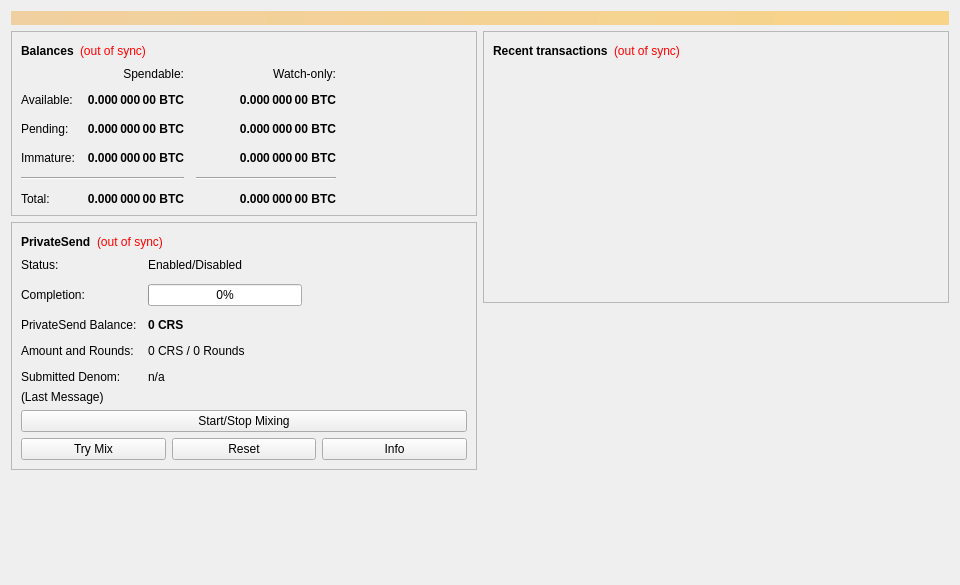
<?xml version="1.0" encoding="UTF-8"?>
<ui version="4.0">
 <class>OverviewPage</class>
 <widget class="QWidget" name="OverviewPage">
  <property name="geometry">
   <rect>
    <x>0</x>
    <y>0</y>
    <width>960</width>
    <height>585</height>
   </rect>
  </property>
  <property name="minimumSize">
   <size>
    <width>960</width>
    <height>0</height>
   </size>
  </property>
  <property name="windowTitle">
   <string>Form</string>
  </property>
  <layout class="QVBoxLayout" name="topLayout">
   <item>
    <widget class="QLabel" name="labelAlerts">
     <property name="visible">
      <bool>false</bool>
     </property>
     <property name="styleSheet">
      <string notr="true">QLabel { background-color: qlineargradient(x1: 0, y1: 0, x2: 1, y2: 0, stop:0 #F0D0A0, stop:1 #F8D488); color:#000000; }</string>
     </property>
     <property name="wordWrap">
      <bool>true</bool>
     </property>
     <property name="margin">
      <number>3</number>
     </property>
     <property name="textInteractionFlags">
      <set>Qt::TextSelectableByMouse</set>
     </property>
    </widget>
   </item>
   <item>
    <layout class="QHBoxLayout" name="horizontalLayout" stretch="1,1">
     <item>
      <layout class="QVBoxLayout" name="verticalLayout_2">
       <item>
        <widget class="QFrame" name="frame">
         <property name="frameShape">
          <enum>QFrame::StyledPanel</enum>
         </property>
         <property name="frameShadow">
          <enum>QFrame::Raised</enum>
         </property>
         <layout class="QVBoxLayout" name="verticalLayout_4">
          <item>
           <layout class="QHBoxLayout" name="horizontalLayout_4">
            <item>
             <widget class="QLabel" name="label_5">
              <property name="font">
               <font>
                <weight>75</weight>
                <bold>true</bold>
               </font>
              </property>
              <property name="text">
               <string>Balances</string>
              </property>
             </widget>
            </item>
            <item>
             <widget class="QLabel" name="labelWalletStatus">
              <property name="toolTip">
               <string>The displayed information may be out of date. Your wallet automatically synchronizes with the Criptoreal network after a connection is established, but this process has not completed yet.</string>
              </property>
              <property name="styleSheet">
               <string notr="true">QLabel { color: red; }</string>
              </property>
              <property name="text">
               <string notr="true">(out of sync)</string>
              </property>
              <property name="alignment">
               <set>Qt::AlignLeading|Qt::AlignLeft|Qt::AlignVCenter</set>
              </property>
             </widget>
            </item>
            <item>
             <spacer name="horizontalSpacer_3">
              <property name="orientation">
               <enum>Qt::Horizontal</enum>
              </property>
              <property name="sizeHint" stdset="0">
               <size>
                <width>40</width>
                <height>20</height>
               </size>
              </property>
             </spacer>
            </item>
           </layout>
          </item>
          <item>
           <layout class="QGridLayout" name="gridLayout">
            <property name="spacing">
             <number>12</number>
            </property>
            <item row="2" column="2">
             <widget class="QLabel" name="labelWatchPending">
              <property name="font">
               <font>
                <weight>75</weight>
                <bold>true</bold>
               </font>
              </property>
              <property name="cursor">
               <cursorShape>IBeamCursor</cursorShape>
              </property>
              <property name="toolTip">
               <string>Unconfirmed transactions to watch-only addresses</string>
              </property>
              <property name="text">
               <string notr="true">0.000 000 00 BTC</string>
              </property>
              <property name="alignment">
               <set>Qt::AlignRight|Qt::AlignTrailing|Qt::AlignVCenter</set>
              </property>
              <property name="textInteractionFlags">
               <set>Qt::LinksAccessibleByMouse|Qt::TextSelectableByKeyboard|Qt::TextSelectableByMouse</set>
              </property>
             </widget>
            </item>
            <item row="2" column="1">
             <widget class="QLabel" name="labelUnconfirmed">
              <property name="font">
               <font>
                <weight>75</weight>
                <bold>true</bold>
               </font>
              </property>
              <property name="cursor">
               <cursorShape>IBeamCursor</cursorShape>
              </property>
              <property name="toolTip">
               <string>Total of transactions that have yet to be confirmed, and do not yet count toward the spendable balance</string>
              </property>
              <property name="text">
               <string notr="true">0.000 000 00 BTC</string>
              </property>
              <property name="alignment">
               <set>Qt::AlignRight|Qt::AlignTrailing|Qt::AlignVCenter</set>
              </property>
              <property name="textInteractionFlags">
               <set>Qt::LinksAccessibleByMouse|Qt::TextSelectableByKeyboard|Qt::TextSelectableByMouse</set>
              </property>
             </widget>
            </item>
            <item row="3" column="2">
             <widget class="QLabel" name="labelWatchImmature">
              <property name="font">
               <font>
                <weight>75</weight>
                <bold>true</bold>
               </font>
              </property>
              <property name="cursor">
               <cursorShape>IBeamCursor</cursorShape>
              </property>
              <property name="toolTip">
               <string>Mined balance in watch-only addresses that has not yet matured</string>
              </property>
              <property name="text">
               <string notr="true">0.000 000 00 BTC</string>
              </property>
              <property name="alignment">
               <set>Qt::AlignRight|Qt::AlignTrailing|Qt::AlignVCenter</set>
              </property>
              <property name="textInteractionFlags">
               <set>Qt::LinksAccessibleByMouse|Qt::TextSelectableByKeyboard|Qt::TextSelectableByMouse</set>
              </property>
             </widget>
            </item>
            <item row="4" column="0" colspan="2">
             <widget class="Line" name="lineSpendableBalance">
              <property name="orientation">
               <enum>Qt::Horizontal</enum>
              </property>
             </widget>
            </item>
            <item row="4" column="2">
             <widget class="Line" name="lineWatchBalance">
              <property name="sizePolicy">
               <sizepolicy hsizetype="Preferred" vsizetype="Fixed">
                <horstretch>0</horstretch>
                <verstretch>0</verstretch>
               </sizepolicy>
              </property>
              <property name="minimumSize">
               <size>
                <width>140</width>
                <height>0</height>
               </size>
              </property>
              <property name="orientation">
               <enum>Qt::Horizontal</enum>
              </property>
             </widget>
            </item>
            <item row="5" column="0">
             <widget class="QLabel" name="labelTotalText">
              <property name="text">
               <string>Total:</string>
              </property>
             </widget>
            </item>
            <item row="3" column="1">
             <widget class="QLabel" name="labelImmature">
              <property name="font">
               <font>
                <weight>75</weight>
                <bold>true</bold>
               </font>
              </property>
              <property name="cursor">
               <cursorShape>IBeamCursor</cursorShape>
              </property>
              <property name="toolTip">
               <string>Mined balance that has not yet matured</string>
              </property>
              <property name="text">
               <string notr="true">0.000 000 00 BTC</string>
              </property>
              <property name="alignment">
               <set>Qt::AlignRight|Qt::AlignTrailing|Qt::AlignVCenter</set>
              </property>
              <property name="textInteractionFlags">
               <set>Qt::LinksAccessibleByMouse|Qt::TextSelectableByKeyboard|Qt::TextSelectableByMouse</set>
              </property>
             </widget>
            </item>
            <item row="2" column="3">
             <spacer name="horizontalSpacer_2">
              <property name="orientation">
               <enum>Qt::Horizontal</enum>
              </property>
              <property name="sizeHint" stdset="0">
               <size>
                <width>40</width>
                <height>20</height>
               </size>
              </property>
             </spacer>
            </item>
            <item row="3" column="0">
             <widget class="QLabel" name="labelImmatureText">
              <property name="text">
               <string>Immature:</string>
              </property>
             </widget>
            </item>
            <item row="5" column="1">
             <widget class="QLabel" name="labelTotal">
              <property name="font">
               <font>
                <weight>75</weight>
                <bold>true</bold>
               </font>
              </property>
              <property name="cursor">
               <cursorShape>IBeamCursor</cursorShape>
              </property>
              <property name="toolTip">
               <string>Your current total balance</string>
              </property>
              <property name="text">
               <string notr="true">0.000 000 00 BTC</string>
              </property>
              <property name="alignment">
               <set>Qt::AlignRight|Qt::AlignTrailing|Qt::AlignVCenter</set>
              </property>
              <property name="textInteractionFlags">
               <set>Qt::LinksAccessibleByMouse|Qt::TextSelectableByKeyboard|Qt::TextSelectableByMouse</set>
              </property>
             </widget>
            </item>
            <item row="5" column="2">
             <widget class="QLabel" name="labelWatchTotal">
              <property name="font">
               <font>
                <weight>75</weight>
                <bold>true</bold>
               </font>
              </property>
              <property name="cursor">
               <cursorShape>IBeamCursor</cursorShape>
              </property>
              <property name="toolTip">
               <string>Current total balance in watch-only addresses</string>
              </property>
              <property name="text">
               <string notr="true">0.000 000 00 BTC</string>
              </property>
              <property name="alignment">
               <set>Qt::AlignRight|Qt::AlignTrailing|Qt::AlignVCenter</set>
              </property>
              <property name="textInteractionFlags">
               <set>Qt::LinksAccessibleByMouse|Qt::TextSelectableByKeyboard|Qt::TextSelectableByMouse</set>
              </property>
             </widget>
            </item>
            <item row="0" column="2">
             <widget class="QLabel" name="labelWatchonly">
              <property name="text">
               <string>Watch-only:</string>
              </property>
              <property name="alignment">
               <set>Qt::AlignRight|Qt::AlignTrailing|Qt::AlignVCenter</set>
              </property>
             </widget>
            </item>
            <item row="1" column="0">
             <widget class="QLabel" name="labelBalanceText">
              <property name="text">
               <string>Available:</string>
              </property>
             </widget>
            </item>
            <item row="1" column="1">
             <widget class="QLabel" name="labelBalance">
              <property name="font">
               <font>
                <weight>75</weight>
                <bold>true</bold>
               </font>
              </property>
              <property name="cursor">
               <cursorShape>IBeamCursor</cursorShape>
              </property>
              <property name="toolTip">
               <string>Your current spendable balance</string>
              </property>
              <property name="text">
               <string notr="true">0.000 000 00 BTC</string>
              </property>
              <property name="alignment">
               <set>Qt::AlignRight|Qt::AlignTrailing|Qt::AlignVCenter</set>
              </property>
              <property name="textInteractionFlags">
               <set>Qt::LinksAccessibleByMouse|Qt::TextSelectableByKeyboard|Qt::TextSelectableByMouse</set>
              </property>
             </widget>
            </item>
            <item row="1" column="2">
             <widget class="QLabel" name="labelWatchAvailable">
              <property name="font">
               <font>
                <weight>75</weight>
                <bold>true</bold>
               </font>
              </property>
              <property name="cursor">
               <cursorShape>IBeamCursor</cursorShape>
              </property>
              <property name="toolTip">
               <string>Your current balance in watch-only addresses</string>
              </property>
              <property name="text">
               <string notr="true">0.000 000 00 BTC</string>
              </property>
              <property name="alignment">
               <set>Qt::AlignRight|Qt::AlignTrailing|Qt::AlignVCenter</set>
              </property>
              <property name="textInteractionFlags">
               <set>Qt::LinksAccessibleByMouse|Qt::TextSelectableByKeyboard|Qt::TextSelectableByMouse</set>
              </property>
             </widget>
            </item>
            <item row="2" column="0">
             <widget class="QLabel" name="labelPendingText">
              <property name="text">
               <string>Pending:</string>
              </property>
             </widget>
            </item>
            <item row="0" column="1">
             <widget class="QLabel" name="labelSpendable">
              <property name="text">
               <string>Spendable:</string>
              </property>
              <property name="alignment">
               <set>Qt::AlignRight|Qt::AlignTrailing|Qt::AlignVCenter</set>
              </property>
             </widget>
            </item>
           </layout>
          </item>
         </layout>
        </widget>
       </item>
       <item>
        <widget class="QFrame" name="framePrivateSend">
         <property name="layoutDirection">
          <enum>Qt::LeftToRight</enum>
         </property>
         <property name="frameShape">
          <enum>QFrame::StyledPanel</enum>
         </property>
         <property name="frameShadow">
          <enum>QFrame::Raised</enum>
         </property>
         <layout class="QVBoxLayout" name="VerticalLayout_PS1">
          <item>
           <layout class="QHBoxLayout" name="horizontalLayout_5">
            <item>
             <widget class="QLabel" name="labelPrivateSendHeader">
              <property name="font">
               <font>
                <weight>75</weight>
                <bold>true</bold>
               </font>
              </property>
              <property name="text">
               <string>PrivateSend</string>
              </property>
             </widget>
            </item>
            <item>
             <widget class="QLabel" name="labelPrivateSendSyncStatus">
              <property name="toolTip">
               <string>The displayed information may be out of date. Your wallet automatically synchronizes with the Criptoreal network after a connection is established, but this process has not completed yet.</string>
              </property>
              <property name="styleSheet">
               <string notr="true">QLabel { color: red; }</string>
              </property>
              <property name="text">
               <string notr="true">(out of sync)</string>
              </property>
              <property name="alignment">
               <set>Qt::AlignLeading|Qt::AlignLeft|Qt::AlignVCenter</set>
              </property>
             </widget>
            </item>
            <item>
             <spacer name="horizontalSpacer_4">
              <property name="orientation">
               <enum>Qt::Horizontal</enum>
              </property>
              <property name="sizeHint" stdset="0">
               <size>
                <width>40</width>
                <height>20</height>
               </size>
              </property>
             </spacer>
            </item>
           </layout>
          </item>
          <item>
           <layout class="QFormLayout" name="privateSendFormLayout">
            <property name="fieldGrowthPolicy">
             <enum>QFormLayout::AllNonFixedFieldsGrow</enum>
            </property>
            <property name="horizontalSpacing">
             <number>11</number>
            </property>
            <property name="verticalSpacing">
             <number>12</number>
            </property>
            <item row="0" column="0">
             <widget class="QLabel" name="labelPrivateSendEnabledText">
              <property name="text">
               <string>Status:</string>
              </property>
             </widget>
            </item>
            <item row="0" column="1">
             <widget class="QLabel" name="labelPrivateSendEnabled">
              <property name="text">
               <string>Enabled/Disabled</string>
              </property>
             </widget>
            </item>
            <item row="1" column="0">
             <widget class="QLabel" name="labelCompletitionText">
              <property name="text">
               <string>Completion:</string>
              </property>
             </widget>
            </item>
            <item row="1" column="1">
             <widget class="QProgressBar" name="privateSendProgress">
              <property name="maximumSize">
               <size>
                <width>154</width>
                <height>16777215</height>
               </size>
              </property>
              <property name="value">
               <number>0</number>
              </property>
             </widget>
            </item>
            <item row="2" column="0">
             <widget class="QLabel" name="labelAnonymizedText">
              <property name="text">
               <string>PrivateSend Balance:</string>
              </property>
             </widget>
            </item>
            <item row="2" column="1">
             <widget class="QLabel" name="labelAnonymized">
              <property name="font">
               <font>
                <weight>75</weight>
                <bold>true</bold>
               </font>
              </property>
              <property name="text">
               <string notr="true">0 CRS</string>
              </property>
             </widget>
            </item>
            <item row="3" column="0">
             <widget class="QLabel" name="labelAmountAndRoundsText">
              <property name="text">
               <string>Amount and Rounds:</string>
              </property>
             </widget>
            </item>
            <item row="3" column="1">
             <widget class="QLabel" name="labelAmountRounds">
              <property name="text">
               <string>0 CRS / 0 Rounds</string>
              </property>
             </widget>
            </item>
            <item row="4" column="0">
             <widget class="QLabel" name="labelSubmittedDenomText">
              <property name="text">
               <string>Submitted Denom:</string>
              </property>
             </widget>
            </item>
            <item row="4" column="1">
             <widget class="QLabel" name="labelSubmittedDenom">
              <property name="toolTip">
               <string>The denominations you submitted to the Masternode.&lt;br&gt;To mix, other users must submit the exact same denominations.</string>
              </property>
              <property name="text">
               <string>n/a</string>
              </property>
             </widget>
            </item>
           </layout>
          </item>
          <item>
           <layout class="QVBoxLayout" name="VerticalLayout_PS">
            <item>
             <widget class="QLabel" name="labelPrivateSendLastMessage">
              <property name="text">
               <string>(Last Message)</string>
              </property>
              <property name="alignment">
               <set>Qt::AlignLeading|Qt::AlignLeft|Qt::AlignTop</set>
              </property>
              <property name="wordWrap">
               <bool>true</bool>
              </property>
             </widget>
            </item>
            <item>
             <widget class="QPushButton" name="togglePrivateSend">
              <property name="sizePolicy">
               <sizepolicy hsizetype="MinimumExpanding" vsizetype="Fixed">
                <horstretch>0</horstretch>
                <verstretch>0</verstretch>
               </sizepolicy>
              </property>
              <property name="text">
               <string>Start/Stop Mixing</string>
              </property>
             </widget>
            </item>
            <item>
             <layout class="QHBoxLayout" name="horizontalLayout_debugbuttons">
              <item>
               <widget class="QPushButton" name="privateSendAuto">
                <property name="sizePolicy">
                 <sizepolicy hsizetype="MinimumExpanding" vsizetype="Fixed">
                  <horstretch>0</horstretch>
                  <verstretch>0</verstretch>
                 </sizepolicy>
                </property>
                <property name="toolTip">
                 <string>Try to manually submit a PrivateSend request.</string>
                </property>
                <property name="text">
                 <string>Try Mix</string>
                </property>
               </widget>
              </item>
              <item>
               <widget class="QPushButton" name="privateSendReset">
                <property name="sizePolicy">
                 <sizepolicy hsizetype="MinimumExpanding" vsizetype="Fixed">
                  <horstretch>0</horstretch>
                  <verstretch>0</verstretch>
                 </sizepolicy>
                </property>
                <property name="toolTip">
                 <string>Reset the current status of PrivateSend (can interrupt PrivateSend if it's in the process of Mixing, which can cost you money!)</string>
                </property>
                <property name="autoFillBackground">
                 <bool>false</bool>
                </property>
                <property name="text">
                 <string>Reset</string>
                </property>
               </widget>
              </item>
              <item>
               <widget class="QPushButton" name="privateSendInfo">
                <property name="sizePolicy">
                 <sizepolicy hsizetype="MinimumExpanding" vsizetype="Fixed">
                  <horstretch>0</horstretch>
                  <verstretch>0</verstretch>
                 </sizepolicy>
                </property>
                <property name="toolTip">
                 <string>Information about PrivateSend and Mixing</string>
                </property>
                <property name="text">
                 <string>Info</string>
                </property>
               </widget>
              </item>
             </layout>
            </item>
           </layout>
          </item>
         </layout>
        </widget>
       </item>
       <item>
        <spacer name="verticalSpacer">
         <property name="orientation">
          <enum>Qt::Vertical</enum>
         </property>
         <property name="sizeHint" stdset="0">
          <size>
           <width>20</width>
           <height>40</height>
          </size>
         </property>
        </spacer>
       </item>
      </layout>
     </item>
     <item>
      <layout class="QVBoxLayout" name="verticalLayout_3">
       <item>
        <widget class="QFrame" name="frame_2">
         <property name="frameShape">
          <enum>QFrame::StyledPanel</enum>
         </property>
         <property name="frameShadow">
          <enum>QFrame::Raised</enum>
         </property>
         <layout class="QVBoxLayout" name="verticalLayout">
          <item>
           <layout class="QHBoxLayout" name="horizontalLayout_2">
            <item>
             <widget class="QLabel" name="label_4">
              <property name="font">
               <font>
                <weight>75</weight>
                <bold>true</bold>
               </font>
              </property>
              <property name="text">
               <string>Recent transactions</string>
              </property>
             </widget>
            </item>
            <item>
             <widget class="QLabel" name="labelTransactionsStatus">
              <property name="toolTip">
               <string>The displayed information may be out of date. Your wallet automatically synchronizes with the Criptoreal network after a connection is established, but this process has not completed yet.</string>
              </property>
              <property name="styleSheet">
               <string notr="true">QLabel { color: red; }</string>
              </property>
              <property name="text">
               <string notr="true">(out of sync)</string>
              </property>
              <property name="alignment">
               <set>Qt::AlignLeading|Qt::AlignLeft|Qt::AlignVCenter</set>
              </property>
             </widget>
            </item>
            <item>
             <spacer name="horizontalSpacer">
              <property name="orientation">
               <enum>Qt::Horizontal</enum>
              </property>
              <property name="sizeHint" stdset="0">
               <size>
                <width>40</width>
                <height>20</height>
               </size>
              </property>
             </spacer>
            </item>
           </layout>
          </item>
          <item>
           <widget class="QListView" name="listTransactions">
            <property name="styleSheet">
             <string notr="true">QListView { background: transparent; }</string>
            </property>
            <property name="frameShape">
             <enum>QFrame::NoFrame</enum>
            </property>
            <property name="verticalScrollBarPolicy">
             <enum>Qt::ScrollBarAlwaysOff</enum>
            </property>
            <property name="horizontalScrollBarPolicy">
             <enum>Qt::ScrollBarAlwaysOff</enum>
            </property>
            <property name="selectionMode">
             <enum>QAbstractItemView::NoSelection</enum>
            </property>
           </widget>
          </item>
         </layout>
        </widget>
       </item>
       <item>
        <spacer name="verticalSpacer_2">
         <property name="orientation">
          <enum>Qt::Vertical</enum>
         </property>
         <property name="sizeHint" stdset="0">
          <size>
           <width>20</width>
           <height>40</height>
          </size>
         </property>
        </spacer>
       </item>
      </layout>
     </item>
    </layout>
   </item>
  </layout>
 </widget>
 <resources/>
 <connections/>
</ui>
